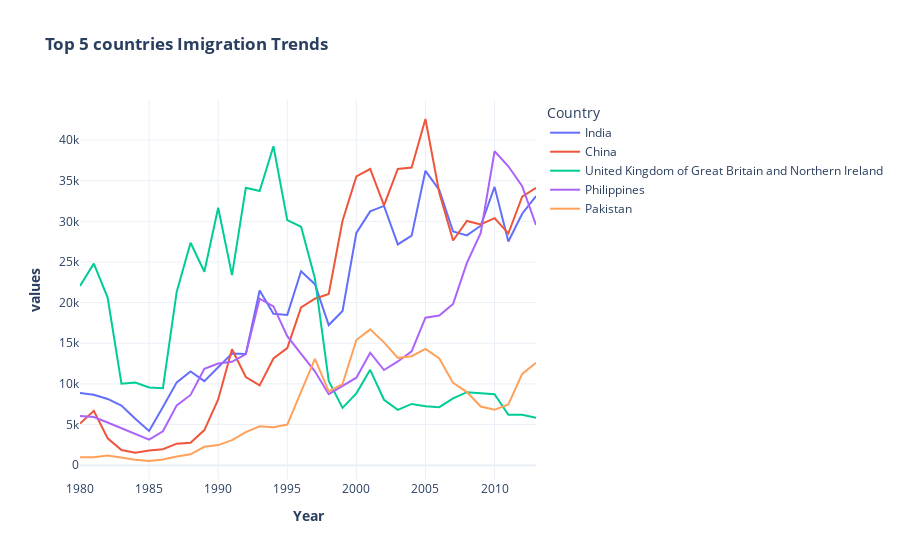

Notebook code for this chart:
### Code cell
fig = px.line(df_top5_imigraiton
              , title="<b>Top 5 countries Imigration Trends</b>"
              , labels={'value': '<b>values</b>', 'index': '<b>Year</b>'}
              , template='plotly_white'
             )
fig.show()

### Figure 1 — Plotly figure (JSON) as saved in the notebook; plotly's stock layout.template omitted (floating-point values rounded to 4 significant figures)
{"data": [{"hovertemplate": "Country=India<br><b>Year</b>=%{x}<br><b>values</b>=%{y}<extra></extra>", "legendgroup": "India", "line": {"color": "#636efa", "dash": "solid"}, "mode": "lines", "name": "India", "orientation": "v", "showlegend": true, "type": "scatter", "x": ["1980", "1981", "1982", "1983", "1984", "1985", "1986", "1987", "1988", "1989", "1990", "1991", "1992", "1993", "1994", "1995", "1996", "1997", "1998", "1999", "2000", "2001", "2002", "2003", "2004", "2005", "2006", "2007", "2008", "2009", "2010", "2011", "2012", "2013"], "xaxis": "x", "y": [8880, 8670, 8147, 7338, 5704, 4211, 7150, 10189, 11522, 10343, 12041, 13734, 13673, 21496, 18620, 18489, 23859, 22268, 17241, 18974, 28572, 31223, 31889, 27155, 28235, 36210, 33848, 28742, 28261, 29456, 34235, 27509, 30933, 33087], "yaxis": "y"}, {"hovertemplate": "Country=China<br><b>Year</b>=%{x}<br><b>values</b>=%{y}<extra></extra>", "legendgroup": "China", "line": {"color": "#EF553B", "dash": "solid"}, "mode": "lines", "name": "China", "orientation": "v", "showlegend": true, "type": "scatter", "x": ["1980", "1981", "1982", "1983", "1984", "1985", "1986", "1987", "1988", "1989", "1990", "1991", "1992", "1993", "1994", "1995", "1996", "1997", "1998", "1999", "2000", "2001", "2002", "2003", "2004", "2005", "2006", "2007", "2008", "2009", "2010", "2011", "2012", "2013"], "xaxis": "x", "y": [5123, 6682, 3308, 1863, 1527, 1816, 1960, 2643, 2758, 4323, 8076, 14255, 10846, 9817, 13128, 14398, 19415, 20475, 21049, 30069, 35529, 36434, 31961, 36439, 36619, 42584, 33518, 27642, 30037, 29622, 30391, 28502, 33024, 34129], "yaxis": "y"}, {"hovertemplate": "Country=United Kingdom of Great Britain and Northern Ireland<br><b>Year</b>=%{x}<br><b>values</b>=%{y}<extra></extra>", "legendgroup": "United Kingdom of Great Britain and Northern Ireland", "line": {"color": "#00cc96", "dash": "solid"}, "mode": "lines", "name": "United Kingdom of Great Britain and Northern Ireland", "orientation": "v", "showlegend": true, "type": "scatter", "x": ["1980", "1981", "1982", "1983", "1984", "1985", "1986", "1987", "1988", "1989", "1990", "1991", "1992", "1993", "1994", "1995", "1996", "1997", "1998", "1999", "2000", "2001", "2002", "2003", "2004", "2005", "2006", "2007", "2008", "2009", "2010", "2011", "2012", "2013"], "xaxis": "x", "y": [22045, 24796, 20620, 10015, 10170, 9564, 9470, 21337, 27359, 23795, 31668, 23380, 34123, 33720, 39231, 30145, 29322, 22965, 10367, 7045, 8840, 11728, 8046, 6797, 7533, 7258, 7140, 8216, 8979, 8876, 8724, 6204, 6195, 5827], "yaxis": "y"}, {"hovertemplate": "Country=Philippines<br><b>Year</b>=%{x}<br><b>values</b>=%{y}<extra></extra>", "legendgroup": "Philippines", "line": {"color": "#ab63fa", "dash": "solid"}, "mode": "lines", "name": "Philippines", "orientation": "v", "showlegend": true, "type": "scatter", "x": ["1980", "1981", "1982", "1983", "1984", "1985", "1986", "1987", "1988", "1989", "1990", "1991", "1992", "1993", "1994", "1995", "1996", "1997", "1998", "1999", "2000", "2001", "2002", "2003", "2004", "2005", "2006", "2007", "2008", "2009", "2010", "2011", "2012", "2013"], "xaxis": "x", "y": [6051, 5921, 5249, 4562, 3801, 3150, 4166, 7360, 8639, 11865, 12509, 12718, 13670, 20479, 19532, 15864, 13692, 11549, 8735, 9734, 10763, 13836, 11707, 12758, 14004, 18139, 18400, 19837, 24887, 28573, 38617, 36765, 34315, 29544], "yaxis": "y"}, {"hovertemplate": "Country=Pakistan<br><b>Year</b>=%{x}<br><b>values</b>=%{y}<extra></extra>", "legendgroup": "Pakistan", "line": {"color": "#FFA15A", "dash": "solid"}, "mode": "lines", "name": "Pakistan", "orientation": "v", "showlegend": true, "type": "scatter", "x": ["1980", "1981", "1982", "1983", "1984", "1985", "1986", "1987", "1988", "1989", "1990", "1991", "1992", "1993", "1994", "1995", "1996", "1997", "1998", "1999", "2000", "2001", "2002", "2003", "2004", "2005", "2006", "2007", "2008", "2009", "2010", "2011", "2012", "2013"], "xaxis": "x", "y": [978, 972, 1201, 900, 668, 514, 691, 1072, 1334, 2261, 2470, 3079, 4071, 4777, 4666, 4994, 9125, 13073, 9068, 9979, 15400, 16708, 15110, 13205, 13399, 14314, 13127, 10124, 8994, 7217, 6811, 7468, 11227, 12603], "yaxis": "y"}], "layout": {"legend": {"title": {"text": "Country"}, "tracegroupgap": 0}, "title": {"text": "<b>Top 5 countries Imigration Trends</b>"}, "xaxis": {"anchor": "y", "domain": [0, 1], "title": {"text": "<b>Year</b>"}}, "yaxis": {"anchor": "x", "domain": [0, 1], "title": {"text": "<b>values</b>"}}}}
